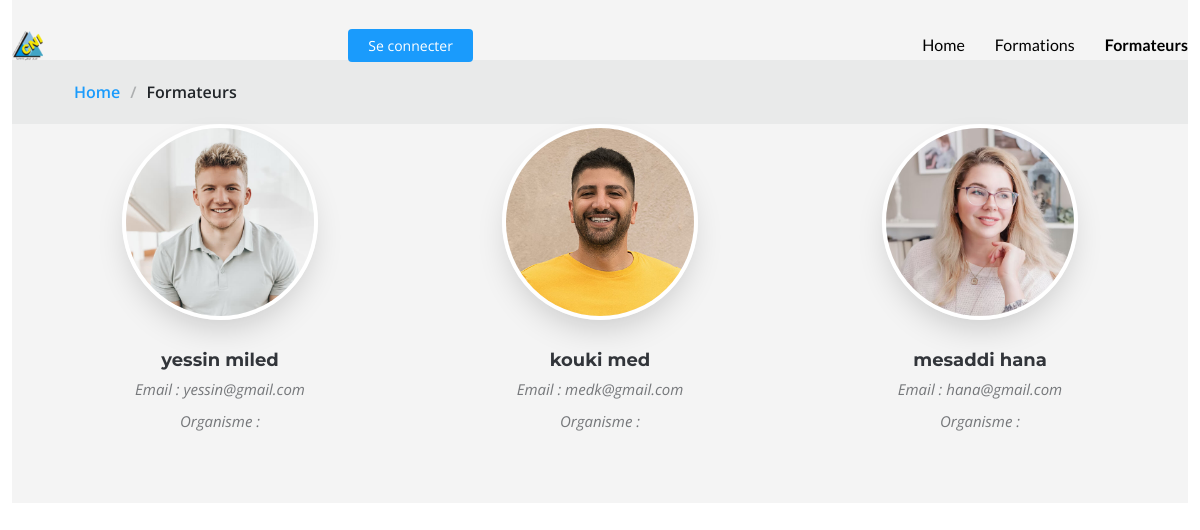
Page /formateur on the earlier database version.
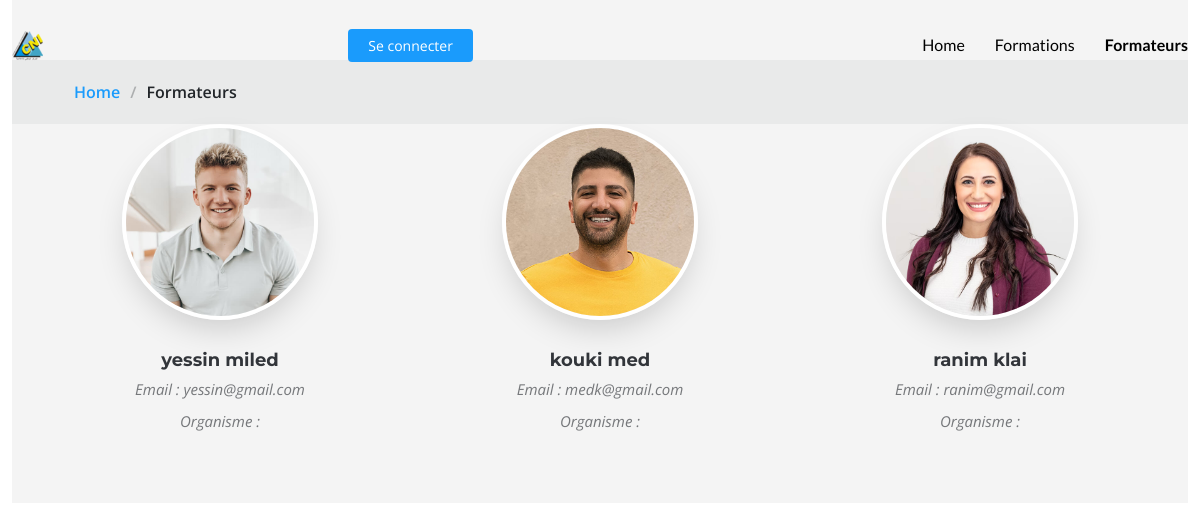
Same page on the later database version.
### user/models.py (models this page shows, shortened)
class Profile(AbstractBaseUser, PermissionsMixin):
    email = models.EmailField(unique=True)
    first_name = models.CharField(max_length=30)
    last_name = models.CharField(max_length=30)
    cin_regex = RegexValidator(regex=r'^\d{8}$', message="CIN must be an 8-digit number.")
    cin = models.CharField(validators=[cin_regex], max_length=8)  # 8-digit number
    organisme = models.CharField(max_length=255)  # String field for organisme
    role = models.CharField(max_length=255)  # String field for role
    is_active = models.BooleanField(default=True)
    is_staff = models.BooleanField(default=False)
    img = models.ImageField(default='def.png',null=True,blank=True) # Image field for profile image
    objects = CustomUserManager()
    USERNAME_FIELD = 'email'
    REQUIRED_FIELDS = ['first_name', 'last_name', 'cin', 'organisme', 'role']

### gestionFormation/views.py (the view)
# urls.py: path('formateur',views.nosformateurs,name='nosformateurs'),
def nosformateurs(request):
    users = Profile.objects.filter(role='Formateur')
    return render(request,'front/nosFormateurs.html',{'formateurs' : users})

### templates/front/nosFormateurs.html (shortened to what this page needs)
{% extends 'baseclient.html' %}
{% load static %}
{% block content %}
<header id="header" class="header fixed-top d-flex align-items-center">
  <div class="container-fluid d-flex align-items-center justify-content-between">
    <a href="index.html" class="logo d-flex align-items-center me-auto me-xl-0">
     <img src="{% static 'assets/images/logo1.png'%}" alt="">
    </a>
    <nav id="navmenu" class="navmenu">
      <ul>
        <li><a  style="color: #000000;"></a></li>
        <li><a  style="color: #000000;"></a></li>
        <li><a   style="color: #000000;"></a></li>
        <li><a   style="color: #000000;"></a></li>
        <li><a href="{% url 'acc' %}"  style="color: #000000;">Home</a></li>
        <li><a href="{% url 'nosformations' %}">Formations</b></a></li>
        <li><a href="index.html#services" style="color: #000000;"><b>Formateurs</b></a></li>
      </ul>
    </nav>
    {% if user.is_authenticated %}
    <header class="topbar" data-navbarbg="skin6">
      <nav class="navbar top-navbar navbar-expand-md navbar-light">
          <div class="navbar-header" data-logobg="skin6">
              <a class="nav-toggler waves-effect waves-light d-block d-md-none" href="javascript:void(0)"><i
                      class="mdi mdi-menu"></i></a>
          </div>
          <div class="navbar-collapse collapse" id="navbarSupportedContent" data-navbarbg="skin5">
              <ul class="navbar-nav float-start me-auto">
              </ul>
              <ul class="navbar-nav float-end">
                  <li class="nav-item dropdown">
                      <a class="nav-link dropdown-toggle text-muted waves-effect waves-dark pro-pic" href="#" id="navbarDropdown" role="button" data-bs-toggle="dropdown" aria-expanded="false">
                          <img src="{{user.img.url}}" alt="user" class="rounded-circle" width="31">
                      </a>
                      <ul class="dropdown-menu dropdown-menu-end user-dd animated" aria-labelledby="navbarDropdown">
                        {% if user.is_superuser %}
                        <a class="dropdown-item" href="{% url 'monprofil' %}"><i class="ti-user m-r-5 m-l-5"></i>
                          Espace admin</a>
                          {% endif %}
                        <a class="dropdown-item" href="{% url 'profile' %}"><i class="ti-user m-r-5 m-l-5"></i>
                              Mon Profile</a>
                              <a class="dropdown-item" href="{% url 'part' %}"><i class="ti-user m-r-5 m-l-5"></i>
                                Mes participations</a>
                             <form method="post">
                              {% csrf_token %}
                              <a class="dropdown-item" href="{% url 'logoutt' %}">
                            Deconnexion</a>
                          </form>
                        </ul>
                  </li>
              </ul>
          </div>
      </nav>
  </header>
    {% else %}
    <a  href="{% url 'admin_login' %}" class="btn-getstarted" >Se connecter</a>
    {% endif %}
  </div>
</header>
<div class="container-fluid">
<section id="team" class="team">
    <div data-aos="fade" class="page-title">
        <nav class="breadcrumbs">
          <div class="container">
            <ol>
              <li><a href="index.html">Home</a></li>
              <li class="current">Formateurs</li>
            </ol>
          </div>
        </nav>
      </div>
    <div class="container">
      <div class="row gy-5">
        {% for u in formateurs %}
        <div class="col-lg-4 col-md-6 member" data-aos="fade-up" data-aos-delay="100">
          <div class="member-img">
            <img src="{{u.img.url}}" class="img-fluid" alt="">
          </div>
          <div class="member-info text-center">
            <h4>{{u.last_name}} {{u.first_name}}</h4>
                <span>Email : {{u.email}}</span>
                <span>Organisme : {{u.org}} </span>
          </div>
        </div>
        {% endfor %}
      </div>
    </div>
  </section>
  </div>
{% endblock %}

Differences in the rows shown:
removed Profile: img (picture), last_name "mesaddi", first_name "hana", email "hana@gmail.com"
added Profile: img (picture), last_name "ranim", first_name "klai", email "ranim@gmail.com"
